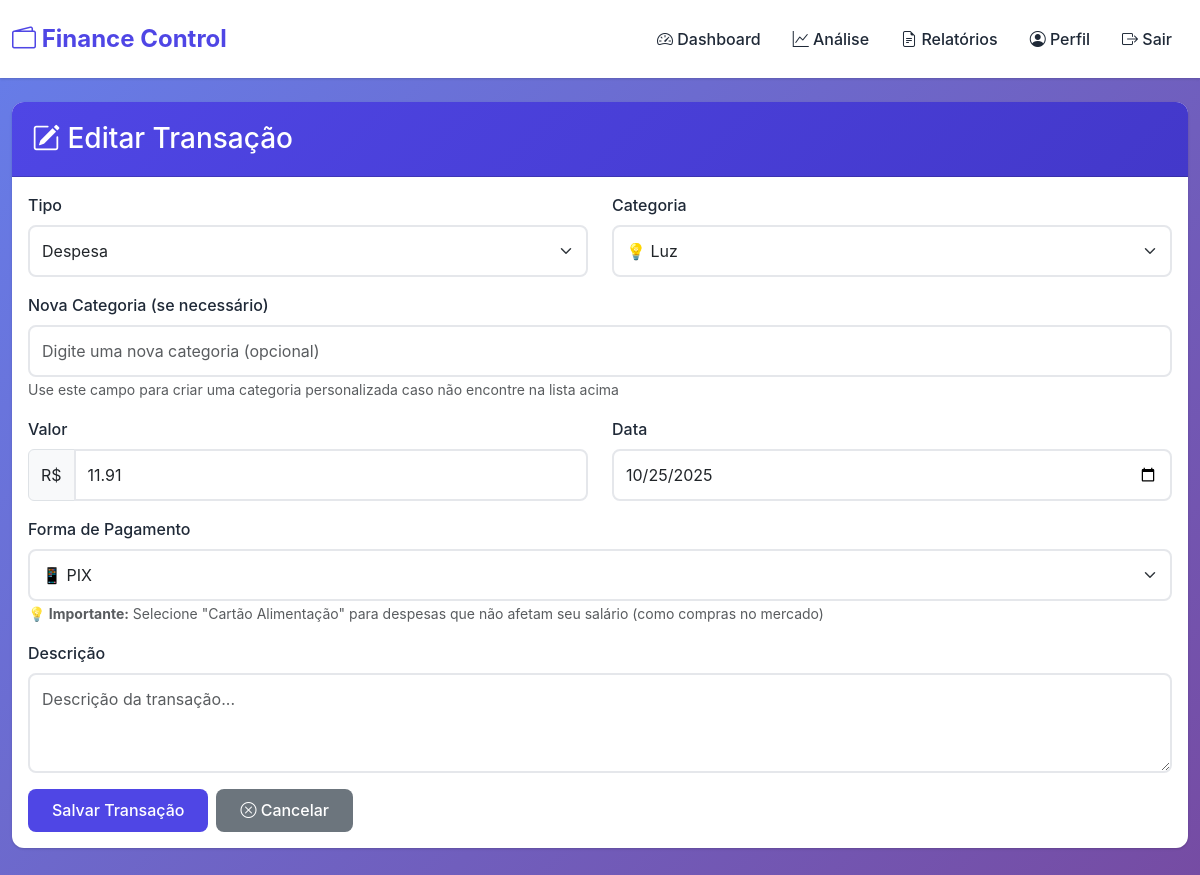
Page /transaction/edit/8 (signed in) on the committed database.
### app/models.py (models this page shows)
class Transaction(db.Model):
    id = db.Column(db.Integer, primary_key=True)
    user_id = db.Column(db.Integer, db.ForeignKey('user.id'))
    type = db.Column(db.String(10))
    category = db.Column(db.String(64))
    amount = db.Column(db.Float, nullable=False)
    date = db.Column(db.Date, nullable=False)
    description = db.Column(db.String(200))
    payment_method = db.Column(db.String(50))  # 'dinheiro', 'cartao_alimentacao', 'cartao_credito', 'debito', 'pix'
    created_at = db.Column(db.DateTime, default=datetime.utcnow)

### app/main/routes.py (the view, shortened to what this page needs)
@bp.route('/transaction/edit/<int:transaction_id>', methods=['GET', 'POST'])
@login_required
def edit_transaction(transaction_id):
    transaction = Transaction.query.get_or_404(transaction_id)
    if transaction.user_id != current_user.id:
        flash('Você não tem permissão para editar esta transação.', 'danger')
        return redirect(url_for('main.dashboard'))
    form = TransactionForm(obj=transaction)
    return render_template('edit_transaction.html', form=form, transaction=transaction)

### app/models.py (called while the page is built)
@login.user_loader
def load_user(id):
    return User.query.get(int(id))

### app/main/templates/main/edit_transaction.html (shortened to what this page needs)
{% extends 'base.html' %}
{% block content %}
<div class="card fade-in">
  <div class="card-header">
    <h3 class="mb-0"><i class="bi bi-pencil-square"></i> Editar Transação</h3>
  </div>
  <div class="card-body">
    <form method="post">
      <div class="row">
        <div class="col-md-6 mb-3">
          {{ form.type.label(class_='form-label') }}
          {{ form.type(class_='form-select') }}
        </div>
        <div class="col-md-6 mb-3">
          {{ form.category.label(class_='form-label') }}
          {{ form.category(class_='form-select') }}
        </div>
      </div>
      <div class="mb-3">
        {{ form.custom_category.label(class_='form-label') }}
        {{ form.custom_category(class_='form-control', placeholder='Digite uma nova categoria (opcional)') }}
        <small class="form-text text-muted">Use este campo para criar uma categoria personalizada caso não encontre na lista acima</small>
      </div>
      <div class="row">
        <div class="col-md-6 mb-3">
          {{ form.amount.label(class_='form-label') }}
          <div class="input-group">
            <span class="input-group-text">R$</span>
            {{ form.amount(class_='form-control', placeholder='0.00', step='0.01') }}
          </div>
        </div>
        <div class="col-md-6 mb-3">
          {{ form.date.label(class_='form-label') }}
          {{ form.date(class_='form-control') }}
        </div>
      </div>
      <div class="mb-3">
        {{ form.payment_method.label(class_='form-label') }}
        {{ form.payment_method(class_='form-select') }}
        <small class="form-text text-muted">
          <strong>💡 Importante:</strong> Selecione "Cartão Alimentação" para despesas que não afetam seu salário (como compras no mercado)
        </small>
      </div>
      <div class="mb-3">
        {{ form.description.label(class_='form-label') }}
        {{ form.description(class_='form-control', rows='3', placeholder='Descrição da transação...') }}
      </div>
      <div class="d-flex gap-2">
        {{ form.submit(class_='btn btn-primary') }}
        <a href="/dashboard" class="btn btn-secondary">
          <i class="bi bi-x-circle"></i> Cancelar
        </a>
      </div>
    </form>
  </div>
</div>
{% endblock %}

### app/static/css/custom.css (style rules this page uses)
:root { --primary-color: #4f46e5; --primary-dark: #4338ca; --success-color: #10b981; --danger-color: #ef4444; --warning-color: #f59e0b; --info-color: #3b82f6; --dark-color: #1f2937; --light-color: #f3f4f6; --border-radius: 12px; --shadow: 0 1px 3px 0 rgba(0, 0, 0, 0.1), 0 1px 2px 0 rgba(0, 0, 0, 0.06); --shadow-lg: 0 10px 15px -3px rgba(0, 0, 0, 0.1), 0 4px 6px -2px rgba(0, 0, 0, 0.05); }
* { margin: 0; padding: 0; box-sizing: border-box; }
body { font-family: 'Inter', -apple-system, BlinkMacSystemFont, 'Segoe UI', Roboto, sans-serif; background: linear-gradient(135deg, #667eea 0%, #764ba2 100%); min-height: 100vh; padding-bottom: 40px; color: var(--dark-color); }
.card { border: none; border-radius: var(--border-radius); box-shadow: var(--shadow); transition: all 0.3s ease; background: white; margin-bottom: 1.5rem; }
.card-header { background: linear-gradient(135deg, var(--primary-color), var(--primary-dark)); color: white; border-radius: var(--border-radius) var(--border-radius) 0 0 !important; padding: 1.25rem; font-weight: 600; }
.btn { border-radius: 8px; padding: 0.6rem 1.5rem; font-weight: 500; transition: all 0.3s ease; border: none; }
.btn-primary { background: var(--primary-color); color: white; }
.form-control, .form-select { border-radius: 8px; border: 2px solid #e5e7eb; padding: 0.75rem; transition: all 0.3s ease; }
.form-label { font-weight: 500; color: var(--dark-color); margin-bottom: 0.5rem; }
.fade-in { animation: fadeIn 0.5s ease-out; }

### rows in the picture
Transaction: type "Despesa", category "💡 Luz", amount "11.91", date "10/25/2025", payment_method "📱 PIX"
